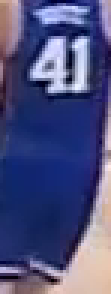
#> input picture Img Processing & Extraction/output_players/crop_1.png, 37 x 98 px (shown 3 times larger)
$ python ImageClusteringDemo.py
#> lines starting #> are read from the running program, lines starting #| are printed output that depends on the picture
'''
Created on Jun 24, 2019

@author: alexb
'''
# import the necessary packages
from sklearn.cluster import KMeans
import matplotlib.pyplot as plt
import os.path, cv2
import numpy as np
#import utils

# import the necessary packages
import numpy as np
import cv2

def centroid_histogram(clt):
    # grab the number of different clusters and create a histogram
    # based on the number of pixels assigned to each cluster
    numLabels = np.arange(0, len(np.unique(clt.labels_)) + 1)
    (hist, _) = np.histogram(clt.labels_, bins = numLabels)

    # normalize the histogram, such that it sums to one
    hist = hist.astype("float")
    hist /= hist.sum()

    # return the histogram
    return hist

def plot_colors(hist, centroids):
    # initialize the bar chart representing the relative frequency
    # of each of the colors
    bar = np.zeros((50, 300, 3), dtype = "uint8")
    startX = 0

    # loop over the percentage of each cluster and the color of
    # each cluster
    for (percent, color) in zip(hist, centroids):
        # plot the relative percentage of each cluster
        endX = startX + (percent * 300)
        cv2.rectangle(bar, (int(startX), 0), (int(endX), 50),
            color.astype("uint8").tolist(), -1)
        startX = endX

    # return the bar chart
    return bar

if __name__ == '__main__':
    # load the image and convert it from BGR to RGB so that
    # we can display it with matplotlib
    # image 1 good for Duke, 8 good for Kentucky, 7 is outlier for Duke
    image = cv2.imread(os.path.join('output_players', 'crop_1.png'))
#> image is the input picture: shape (98, 37, 3); mean B, G, R 126.2, 80.2, 77.3
    #image = cv2.imread('output.png', -1)
    clusters = 3

    image = cv2.cvtColor(image, cv2.COLOR_BGR2RGB)

    # show our image
    plt.figure()
    plt.axis("off")
    plt.imshow(image)
    #plt.show()

    # reshape the image to be a list of pixels
    image = image.reshape((image.shape[0] * image.shape[1], 3))
    # [6 lines of commented-out code are left out]
    clt = KMeans(n_clusters = clusters)
    clt.fit(image)

    # build a histogram of clusters and then create a figure
    # representing the number of pixels labeled to each color
    hist = centroid_histogram(clt)
    bar = plot_colors(hist, clt.cluster_centers_)
#> after the loop in plot_colors, `for (percent, color) in zip(hist, centroids):`:
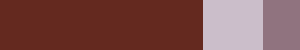
#> bar: shape (50, 300, 3); mean of channels 0, 1, 2 77, 79.9, 126; drawn as B, G, R

    print(clt.cluster_centers_)
    lst = list(clt.labels_)
    print(lst.count(0), lst.count(1), lst.count(2))

    # show our color bart
    plt.figure()
    plt.axis("off")
    plt.imshow(bar)
    plt.show()

$ run again, with Img Processing & Extraction/output_players/crop_0.png copied over Img Processing & Extraction/output_players/crop_1.png
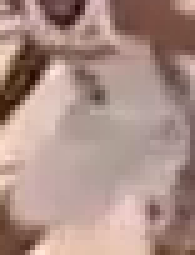
#> input picture Img Processing & Extraction/output_players/crop_0.png, 39 x 51 px (shown 5 times larger)
#> image is the input picture: shape (51, 39, 3); mean B, G, R 135, 143.2, 171.1
#> `image = image.reshape((image.shape[0] * image.shape[1], 3))`: image = 1989 rows, first 8: [173, 142, 134], [133, 101, 96], [97, 65, 60], [99, 65, 61], [135, 101, 97], [202, 168, 166], [206, 172, 170], [142, 108, 106]
#> after the loop in plot_colors, `for (percent, color) in zip(hist, centroids):`:
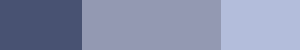
#> bar: shape (50, 300, 3); mean of channels 0, 1, 2 171.3, 143.1, 134.9; drawn as B, G, R

$ run again, with Img Processing & Extraction/output_players/crop_10.png copied over Img Processing & Extraction/output_players/crop_1.png
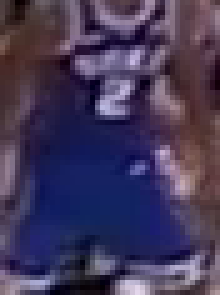
#> input picture Img Processing & Extraction/output_players/crop_10.png, 44 x 59 px (shown 5 times larger)
#> image is the input picture: shape (59, 44, 3); mean B, G, R 88.8, 56.9, 67.7
#> `image = image.reshape((image.shape[0] * image.shape[1], 3))`: image = 2596 rows, first 8: [76, 62, 62], [67, 53, 53], [45, 31, 31], [9, 0, 0], [15, 1, 3], [35, 21, 23], [68, 56, 61], [100, 88, 93]
#> after the loop in plot_colors, `for (percent, color) in zip(hist, centroids):`:
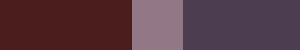
#> bar: shape (50, 300, 3); mean of channels 0, 1, 2 67.3, 56.8, 88.3; drawn as B, G, R

$ run again, with Img Processing & Extraction/output_players/crop_2.png copied over Img Processing & Extraction/output_players/crop_1.png
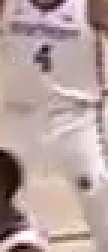
#> input picture Img Processing & Extraction/output_players/crop_2.png, 36 x 84 px (shown 3 times larger)
#> image is the input picture: shape (84, 36, 3); mean B, G, R 159.7, 161.8, 182.9
#> after the loop in plot_colors, `for (percent, color) in zip(hist, centroids):`:
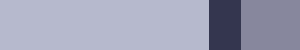
#> bar: shape (50, 300, 3); mean of channels 0, 1, 2 182.1, 161.2, 158.9; drawn as B, G, R
